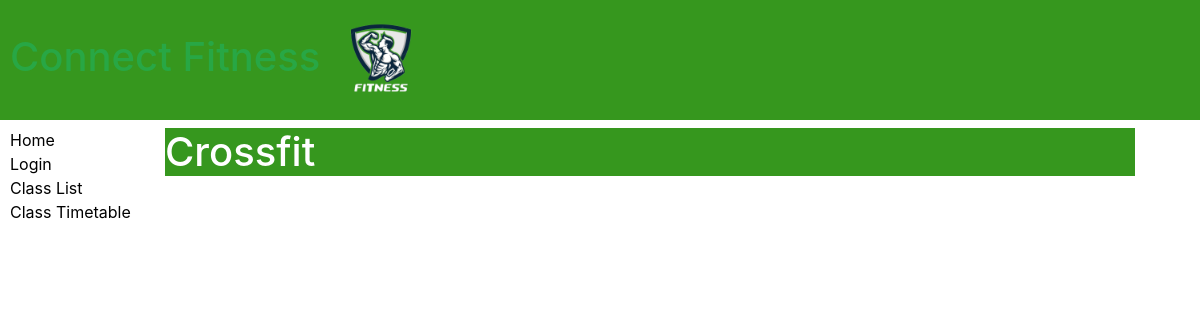
Page /ERP/gym_class/1 on the earlier database version.
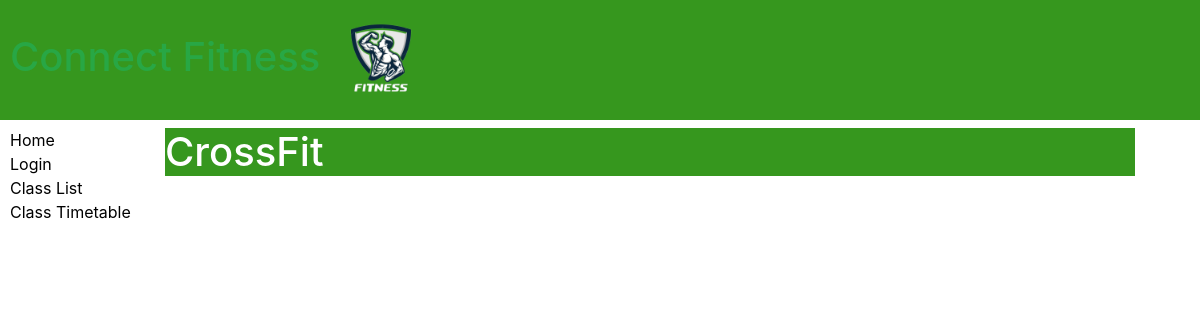
Same page on the later database version.
### ERP/models.py (models this page shows, shortened)
class Gym_class(models.Model):
    title = models.CharField(max_length = 100)
    description = models.TextField(max_length=1000)
    archive = models.BooleanField(null = True, default=False)
    class Meta:
        ordering = ['title']

### ERP/views.py (the view)
# urls.py: path("gym_class/<int:pk>", views.Class_detail.as_view(), name="classes"),
class Class_detail(generic.DetailView):
    model = Gym_class
    template_name ="gym_class_detail.html"

### ERP/templates/gym_class_detail.html (shortened to what this page needs)
{% extends "base_generic.html" %}
{% block content %}
{% load static %}
<head >
</head>
<h1>{{gym_class.title}}</h1>
{% endblock %}

Differences in the rows shown:
changed Gym_class: title "Crossfit" → "CrossFit"
